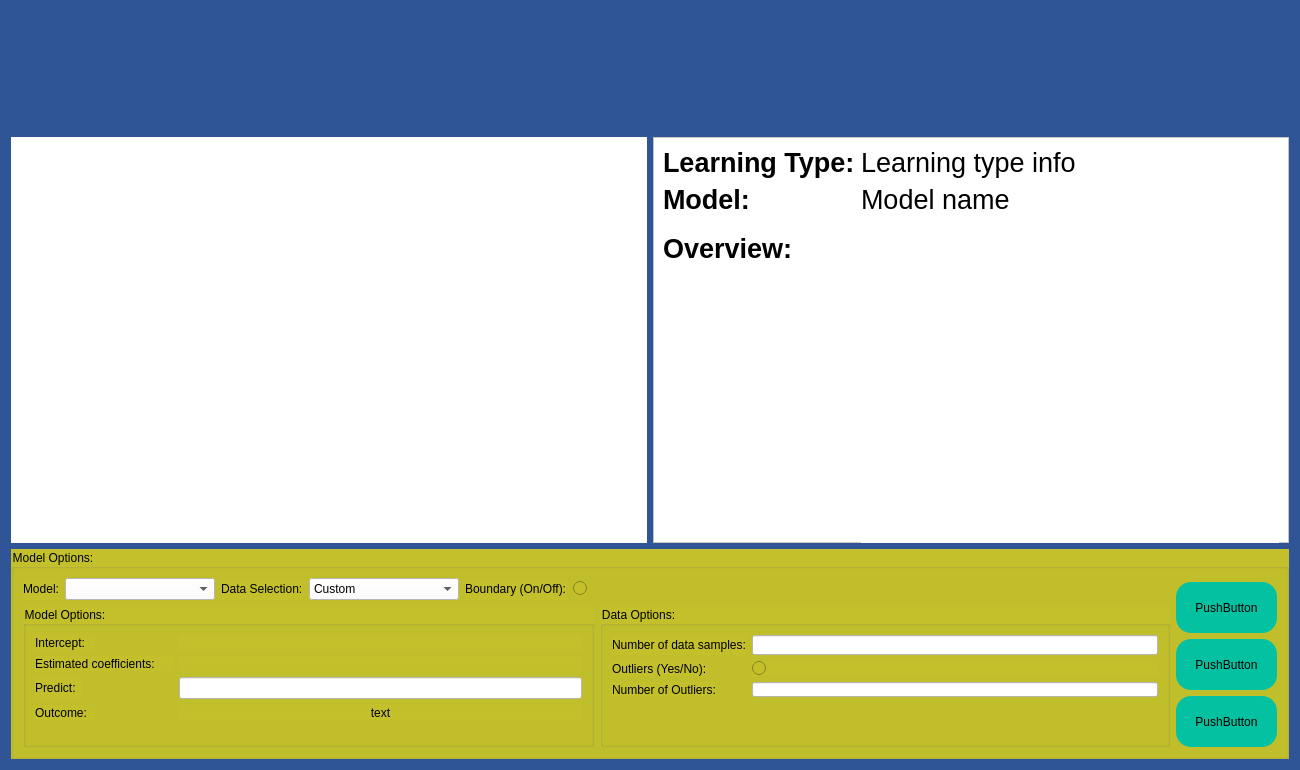
<?xml version="1.0" encoding="UTF-8"?>
<ui version="4.0">
 <class>self</class>
 <widget class="QWidget" name="self">
  <property name="geometry">
   <rect>
    <x>0</x>
    <y>0</y>
    <width>1300</width>
    <height>770</height>
   </rect>
  </property>
  <property name="minimumSize">
   <size>
    <width>1300</width>
    <height>770</height>
   </size>
  </property>
  <property name="windowTitle">
   <string>Form</string>
  </property>
  <property name="styleSheet">
   <string notr="true">background-color:rgb(47, 85, 151);</string>
  </property>
  <layout class="QVBoxLayout" name="verticalLayout_2">
   <item>
    <layout class="QHBoxLayout" name="horizontalLayout">
     <item>
      <spacer name="titleSpacerLeft">
       <property name="orientation">
        <enum>Qt::Horizontal</enum>
       </property>
       <property name="sizeHint" stdset="0">
        <size>
         <width>40</width>
         <height>20</height>
        </size>
       </property>
      </spacer>
     </item>
     <item>
      <widget class="QLabel" name="titleLabel">
       <property name="minimumSize">
        <size>
         <width>582</width>
         <height>120</height>
        </size>
       </property>
       <property name="maximumSize">
        <size>
         <width>582</width>
         <height>120</height>
        </size>
       </property>
       <property name="text">
        <string/>
       </property>
       <property name="pixmap">
        <pixmap>Developer/Swansea Uni/Project/Code/Project/Images/freeplay.png</pixmap>
       </property>
      </widget>
     </item>
     <item>
      <spacer name="titleSpacerRight">
       <property name="orientation">
        <enum>Qt::Horizontal</enum>
       </property>
       <property name="sizeHint" stdset="0">
        <size>
         <width>40</width>
         <height>20</height>
        </size>
       </property>
      </spacer>
     </item>
    </layout>
   </item>
   <item>
    <layout class="QHBoxLayout" name="gamboardModelInforLayoutV">
     <item>
      <layout class="QHBoxLayout" name="gameboardPlacing">
       <item>
        <widget class="QWidget" name="MplWidget" native="true">
         <property name="sizePolicy">
          <sizepolicy hsizetype="Preferred" vsizetype="Preferred">
           <horstretch>0</horstretch>
           <verstretch>0</verstretch>
          </sizepolicy>
         </property>
         <property name="minimumSize">
          <size>
           <width>450</width>
           <height>350</height>
          </size>
         </property>
         <property name="maximumSize">
          <size>
           <width>855</width>
           <height>525</height>
          </size>
         </property>
         <property name="styleSheet">
          <string notr="true">background-color: white;</string>
         </property>
        </widget>
       </item>
      </layout>
     </item>
     <item>
      <layout class="QHBoxLayout" name="modelInfoLayoutV" stretch="0">
       <item>
        <widget class="QFrame" name="frame">
         <property name="sizePolicy">
          <sizepolicy hsizetype="Preferred" vsizetype="Preferred">
           <horstretch>2</horstretch>
           <verstretch>0</verstretch>
          </sizepolicy>
         </property>
         <property name="minimumSize">
          <size>
           <width>570</width>
           <height>350</height>
          </size>
         </property>
         <property name="maximumSize">
          <size>
           <width>1710</width>
           <height>525</height>
          </size>
         </property>
         <property name="styleSheet">
          <string notr="true">background-color:white;
</string>
         </property>
         <property name="frameShape">
          <enum>QFrame::StyledPanel</enum>
         </property>
         <property name="frameShadow">
          <enum>QFrame::Raised</enum>
         </property>
         <layout class="QFormLayout" name="formLayout_2">
          <item row="0" column="0">
           <widget class="QLabel" name="learningTypeLabel">
            <property name="maximumSize">
             <size>
              <width>300</width>
              <height>16777215</height>
             </size>
            </property>
            <property name="font">
             <font>
              <pointsize>20</pointsize>
              <weight>75</weight>
              <bold>true</bold>
             </font>
            </property>
            <property name="text">
             <string>Learning Type:</string>
            </property>
           </widget>
          </item>
          <item row="0" column="1">
           <widget class="QLabel" name="learningTypeInfoLabel">
            <property name="font">
             <font>
              <pointsize>20</pointsize>
             </font>
            </property>
            <property name="text">
             <string>Learning type info</string>
            </property>
           </widget>
          </item>
          <item row="1" column="0">
           <widget class="QLabel" name="modelLabel_2">
            <property name="font">
             <font>
              <pointsize>20</pointsize>
              <weight>75</weight>
              <bold>true</bold>
             </font>
            </property>
            <property name="text">
             <string>Model:</string>
            </property>
           </widget>
          </item>
          <item row="1" column="1">
           <widget class="QLabel" name="modelTypeLabel">
            <property name="font">
             <font>
              <pointsize>20</pointsize>
             </font>
            </property>
            <property name="text">
             <string>Model name</string>
            </property>
           </widget>
          </item>
          <item row="2" column="0">
           <widget class="QLabel" name="overviewLabel">
            <property name="font">
             <font>
              <pointsize>20</pointsize>
              <weight>75</weight>
              <bold>true</bold>
             </font>
            </property>
            <property name="text">
             <string>Overview:</string>
            </property>
           </widget>
          </item>
          <item row="2" column="1">
           <widget class="QLabel" name="overviewDescriptionLabel">
            <property name="minimumSize">
             <size>
              <width>0</width>
              <height>400</height>
             </size>
            </property>
            <property name="font">
             <font>
              <pointsize>12</pointsize>
             </font>
            </property>
            <property name="text">
             <string/>
            </property>
            <property name="alignment">
             <set>Qt::AlignLeading|Qt::AlignLeft|Qt::AlignTop</set>
            </property>
            <property name="wordWrap">
             <bool>true</bool>
            </property>
           </widget>
          </item>
         </layout>
        </widget>
       </item>
      </layout>
     </item>
    </layout>
   </item>
   <item>
    <layout class="QVBoxLayout" name="verticalLayout">
     <item>
      <widget class="QGroupBox" name="groupBox">
       <property name="sizePolicy">
        <sizepolicy hsizetype="Preferred" vsizetype="Preferred">
         <horstretch>0</horstretch>
         <verstretch>0</verstretch>
        </sizepolicy>
       </property>
       <property name="minimumSize">
        <size>
         <width>700</width>
         <height>210</height>
        </size>
       </property>
       <property name="maximumSize">
        <size>
         <width>16777215</width>
         <height>600</height>
        </size>
       </property>
       <property name="styleSheet">
        <string notr="true">background-color: rgb(195, 192, 44);</string>
       </property>
       <property name="title">
        <string>Model Options:</string>
       </property>
       <layout class="QHBoxLayout" name="horizontalLayout_5">
        <item>
         <layout class="QVBoxLayout" name="modelOptionsHSplit">
          <item>
           <layout class="QHBoxLayout" name="horizontalLayout_3">
            <item>
             <widget class="QLabel" name="modelSelectionLabel">
              <property name="text">
               <string>Model:</string>
              </property>
             </widget>
            </item>
            <item>
             <widget class="QComboBox" name="modelSelectComboXox">
              <property name="minimumSize">
               <size>
                <width>150</width>
                <height>0</height>
               </size>
              </property>
              <property name="styleSheet">
               <string notr="true">background-color: white;
selection-color: rgb(200, 200, 200);</string>
              </property>
             </widget>
            </item>
            <item>
             <widget class="QLabel" name="dataSelectionLabel">
              <property name="text">
               <string>Data Selection:</string>
              </property>
             </widget>
            </item>
            <item>
             <widget class="QComboBox" name="dataSelectComboBox">
              <property name="minimumSize">
               <size>
                <width>150</width>
                <height>0</height>
               </size>
              </property>
              <property name="styleSheet">
               <string notr="true">background-color: white;
selection-color: rgb(200, 200, 200)</string>
              </property>
              <item>
               <property name="text">
                <string>Custom</string>
               </property>
              </item>
              <item>
               <property name="text">
                <string>Diabeties</string>
               </property>
              </item>
              <item>
               <property name="text">
                <string>Boston House Prices</string>
               </property>
              </item>
             </widget>
            </item>
            <item>
             <widget class="QLabel" name="boundaryLabel">
              <property name="text">
               <string>Boundary (On/Off):</string>
              </property>
             </widget>
            </item>
            <item>
             <widget class="QRadioButton" name="boundaryOnOffRadioButton">
              <property name="maximumSize">
               <size>
                <width>25</width>
                <height>16777215</height>
               </size>
              </property>
              <property name="text">
               <string/>
              </property>
             </widget>
            </item>
            <item>
             <spacer name="horizontalSpacer">
              <property name="orientation">
               <enum>Qt::Horizontal</enum>
              </property>
              <property name="sizeHint" stdset="0">
               <size>
                <width>40</width>
                <height>20</height>
               </size>
              </property>
             </spacer>
            </item>
           </layout>
          </item>
          <item>
           <layout class="QHBoxLayout" name="dataOptionsHorizontalLayout">
            <item>
             <widget class="QGroupBox" name="modelOptionsGroupBox">
              <property name="title">
               <string>Model Options:</string>
              </property>
              <layout class="QHBoxLayout" name="horizontalLayout_4">
               <item>
                <layout class="QFormLayout" name="formLayout_4">
                 <item row="0" column="0">
                  <widget class="QLabel" name="interceptLabel">
                   <property name="minimumSize">
                    <size>
                     <width>60</width>
                     <height>15</height>
                    </size>
                   </property>
                   <property name="maximumSize">
                    <size>
                     <width>150</width>
                     <height>16777215</height>
                    </size>
                   </property>
                   <property name="text">
                    <string>Intercept:</string>
                   </property>
                  </widget>
                 </item>
                 <item row="0" column="1">
                  <widget class="QLabel" name="interceptLabel_2">
                   <property name="minimumSize">
                    <size>
                     <width>0</width>
                     <height>15</height>
                    </size>
                   </property>
                   <property name="text">
                    <string/>
                   </property>
                   <property name="alignment">
                    <set>Qt::AlignCenter</set>
                   </property>
                  </widget>
                 </item>
                 <item row="1" column="0">
                  <widget class="QLabel" name="coefLabel">
                   <property name="minimumSize">
                    <size>
                     <width>138</width>
                     <height>15</height>
                    </size>
                   </property>
                   <property name="maximumSize">
                    <size>
                     <width>150</width>
                     <height>16777215</height>
                    </size>
                   </property>
                   <property name="text">
                    <string>Estimated coefficients:</string>
                   </property>
                  </widget>
                 </item>
                 <item row="2" column="0">
                  <widget class="QLabel" name="predictLabel">
                   <property name="minimumSize">
                    <size>
                     <width>47</width>
                     <height>15</height>
                    </size>
                   </property>
                   <property name="maximumSize">
                    <size>
                     <width>150</width>
                     <height>16777215</height>
                    </size>
                   </property>
                   <property name="text">
                    <string>Predict:</string>
                   </property>
                  </widget>
                 </item>
                 <item row="2" column="1">
                  <widget class="QLineEdit" name="lineEdit_3">
                   <property name="minimumSize">
                    <size>
                     <width>0</width>
                     <height>15</height>
                    </size>
                   </property>
                   <property name="focusPolicy">
                    <enum>Qt::ClickFocus</enum>
                   </property>
                   <property name="styleSheet">
                    <string notr="true">background-color: white;</string>
                   </property>
                  </widget>
                 </item>
                 <item row="3" column="0">
                  <widget class="QLabel" name="outcomeLabel">
                   <property name="minimumSize">
                    <size>
                     <width>60</width>
                     <height>15</height>
                    </size>
                   </property>
                   <property name="maximumSize">
                    <size>
                     <width>150</width>
                     <height>16777215</height>
                    </size>
                   </property>
                   <property name="text">
                    <string>Outcome:</string>
                   </property>
                  </widget>
                 </item>
                 <item row="1" column="1">
                  <widget class="QLabel" name="coefLabels">
                   <property name="minimumSize">
                    <size>
                     <width>0</width>
                     <height>15</height>
                    </size>
                   </property>
                   <property name="text">
                    <string/>
                   </property>
                   <property name="alignment">
                    <set>Qt::AlignCenter</set>
                   </property>
                  </widget>
                 </item>
                 <item row="3" column="1">
                  <widget class="QLabel" name="outputLabel">
                   <property name="minimumSize">
                    <size>
                     <width>0</width>
                     <height>15</height>
                    </size>
                   </property>
                   <property name="text">
                    <string>text</string>
                   </property>
                   <property name="alignment">
                    <set>Qt::AlignCenter</set>
                   </property>
                  </widget>
                 </item>
                </layout>
               </item>
              </layout>
             </widget>
            </item>
            <item>
             <widget class="QGroupBox" name="generalGroupbox">
              <property name="title">
               <string>Data Options:</string>
              </property>
              <layout class="QFormLayout" name="formLayout_3">
               <item row="1" column="0">
                <widget class="QLabel" name="dataSampleLabel">
                 <property name="minimumSize">
                  <size>
                   <width>0</width>
                   <height>20</height>
                  </size>
                 </property>
                 <property name="maximumSize">
                  <size>
                   <width>160</width>
                   <height>16777215</height>
                  </size>
                 </property>
                 <property name="text">
                  <string>Number of data samples:</string>
                 </property>
                </widget>
               </item>
               <item row="1" column="1">
                <widget class="QLineEdit" name="dataSampleLineedit">
                 <property name="minimumSize">
                  <size>
                   <width>150</width>
                   <height>15</height>
                  </size>
                 </property>
                 <property name="maximumSize">
                  <size>
                   <width>16777215</width>
                   <height>16777215</height>
                  </size>
                 </property>
                 <property name="focusPolicy">
                  <enum>Qt::ClickFocus</enum>
                 </property>
                 <property name="autoFillBackground">
                  <bool>false</bool>
                 </property>
                 <property name="styleSheet">
                  <string notr="true">background-color: white;</string>
                 </property>
                 <property name="alignment">
                  <set>Qt::AlignJustify|Qt::AlignVCenter</set>
                 </property>
                </widget>
               </item>
               <item row="5" column="0">
                <spacer name="verticalSpacer">
                 <property name="orientation">
                  <enum>Qt::Vertical</enum>
                 </property>
                 <property name="sizeHint" stdset="0">
                  <size>
                   <width>20</width>
                   <height>40</height>
                  </size>
                 </property>
                </spacer>
               </item>
               <item row="3" column="1">
                <widget class="QRadioButton" name="radioButton_2">
                 <property name="minimumSize">
                  <size>
                   <width>0</width>
                   <height>15</height>
                  </size>
                 </property>
                 <property name="text">
                  <string/>
                 </property>
                </widget>
               </item>
               <item row="3" column="0">
                <widget class="QLabel" name="label">
                 <property name="minimumSize">
                  <size>
                   <width>0</width>
                   <height>15</height>
                  </size>
                 </property>
                 <property name="text">
                  <string>Outliers (Yes/No):</string>
                 </property>
                </widget>
               </item>
               <item row="4" column="0">
                <widget class="QLabel" name="label_2">
                 <property name="minimumSize">
                  <size>
                   <width>0</width>
                   <height>15</height>
                  </size>
                 </property>
                 <property name="text">
                  <string>Number of Outliers:</string>
                 </property>
                </widget>
               </item>
               <item row="4" column="1">
                <widget class="QLineEdit" name="outliersNoLineedit">
                 <property name="minimumSize">
                  <size>
                   <width>0</width>
                   <height>15</height>
                  </size>
                 </property>
                 <property name="baseSize">
                  <size>
                   <width>0</width>
                   <height>15</height>
                  </size>
                 </property>
                 <property name="styleSheet">
                  <string notr="true">background-color: white;</string>
                 </property>
                </widget>
               </item>
              </layout>
             </widget>
            </item>
           </layout>
          </item>
         </layout>
        </item>
        <item>
         <layout class="QHBoxLayout" name="groupBoxHButtons">
          <item>
           <layout class="QVBoxLayout" name="buttonLayoutV">
            <item>
             <spacer name="buttonVerticalSpacer">
              <property name="orientation">
               <enum>Qt::Vertical</enum>
              </property>
              <property name="sizeHint" stdset="0">
               <size>
                <width>20</width>
                <height>40</height>
               </size>
              </property>
             </spacer>
            </item>
            <item>
             <widget class="QPushButton" name="playButton">
              <property name="minimumSize">
               <size>
                <width>101</width>
                <height>51</height>
               </size>
              </property>
              <property name="styleSheet">
               <string notr="true">background-color: rgb(3, 193, 161);
border-radius: 15px;</string>
              </property>
              <property name="text">
               <string>PushButton</string>
              </property>
             </widget>
            </item>
            <item>
             <widget class="QPushButton" name="clearButton">
              <property name="minimumSize">
               <size>
                <width>101</width>
                <height>51</height>
               </size>
              </property>
              <property name="styleSheet">
               <string notr="true">background-color: rgb(3, 193, 161);
border-radius: 15px;</string>
              </property>
              <property name="text">
               <string>PushButton</string>
              </property>
             </widget>
            </item>
            <item>
             <widget class="QPushButton" name="homeButton">
              <property name="minimumSize">
               <size>
                <width>101</width>
                <height>51</height>
               </size>
              </property>
              <property name="styleSheet">
               <string notr="true">background-color: rgb(3, 193, 161);
border-radius: 15px;</string>
              </property>
              <property name="text">
               <string>PushButton</string>
              </property>
             </widget>
            </item>
           </layout>
          </item>
         </layout>
        </item>
       </layout>
      </widget>
     </item>
    </layout>
   </item>
  </layout>
 </widget>
 <resources/>
 <connections/>
</ui>
